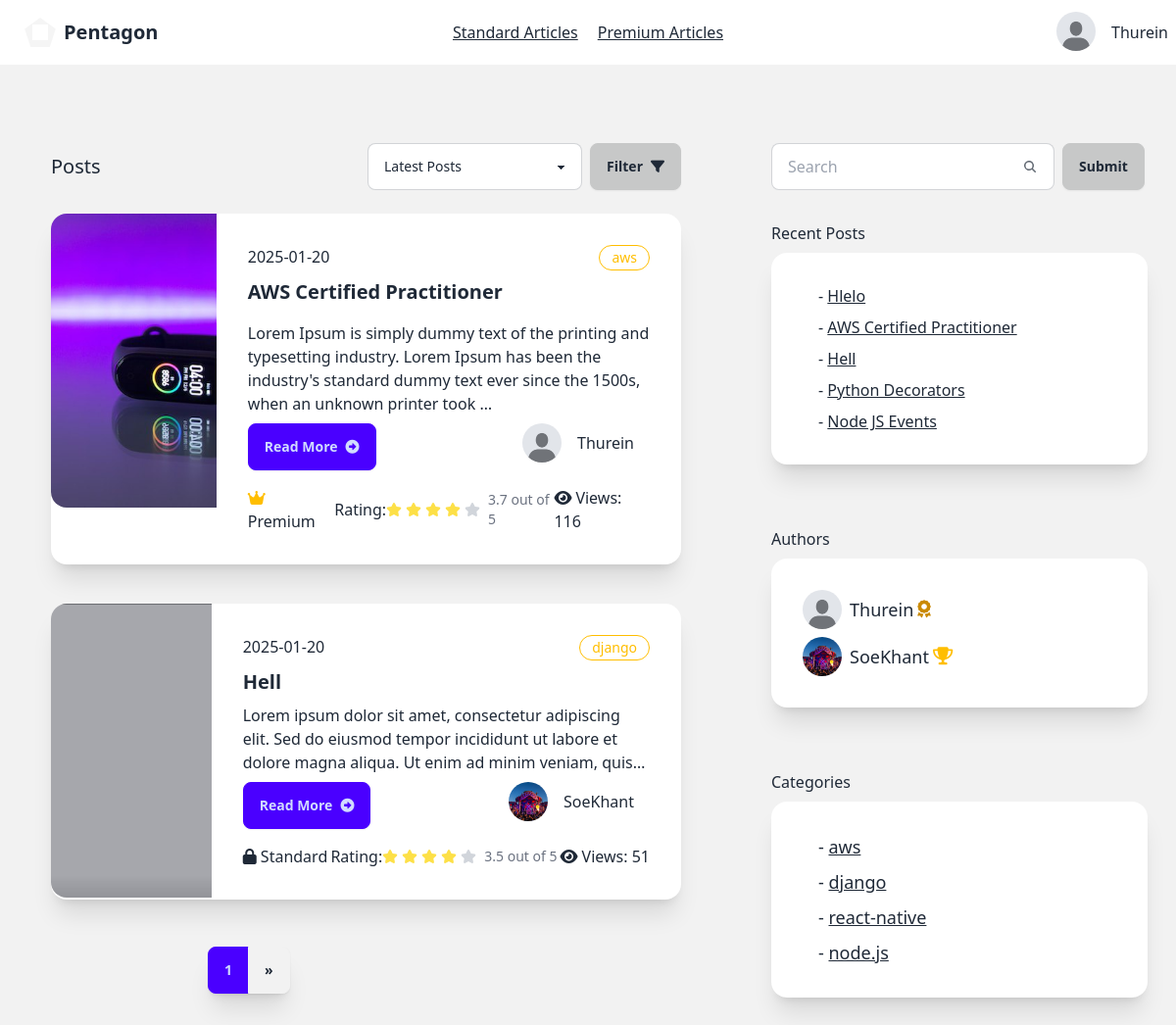
The app's page /reader/ (signed in) with its own data.
### account/models.py (models this page shows, shortened)
class AccountStatus(models.Model):
    is_verified=models.BooleanField(default=False)
    profile=models.ImageField(max_length=100, blank=True,default="account/default.jpeg",null=True,upload_to="media/account")
    user=models.ForeignKey(User, on_delete=models.CASCADE,related_name="account_status")
    rank=models.CharField(max_length=20,blank=True, default="Silver")
    created_at=models.DateTimeField(auto_now=True)

### writer/models.py (models this page shows, shortened)
class Article(models.Model):
    CATEGORY_CHOICES = [
        ('flutter', 'Flutter'),
        ('react-native', 'React Native'),
        ('node.js', 'Node.JS'),
        ('spring-boot','Spring Boot'),
        ('laravel','Laravel'),
        ('django',"Django"),
        ('aws',"AWS"),
        ('web-development','Web Development'),
        ('mobile-development','Mobile Development'),
        ('cloud','Cloud Architect')
    ]
    title=models.CharField(max_length=100)
    content=models.TextField(
        validators=[
            MinLengthValidator(40, message="Content must be at least 40 characters long.")
        ]
    )
    author=models.ForeignKey(User, on_delete=models.CASCADE)
    view_count = models.PositiveIntegerField(default=0)
    posted_at=models.DateTimeField(auto_now_add=True)
    is_premium=models.BooleanField(default=False)
    is_standard=models.BooleanField(default=False)
    photo=models.ImageField(default='article/default.jpeg', blank=True, null=True,upload_to="article/")
    category = models.CharField(
        max_length=20,
        choices=CATEGORY_CHOICES,
        default='web-development',
        blank=False,
        null=False
    )
    def get_rating(self):
        reviews = self.article_review.all()
        if reviews:
            total_rating = sum(review.rating for review in reviews)
            return total_rating / len(reviews)
        else:
            return 0
    def get_author_name(self):
        return self.author.username
    def get_account_status(self):
        try:
            return self.author.account_status.first()
        except AccountStatus.DoesNotExist:
            return None
    def __str__(self):
        return self.title

class ArticleReview(models.Model):
    article=models.ForeignKey(Article, on_delete=models.CASCADE,related_name="article_review")
    user=models.ForeignKey(User, on_delete=models.CASCADE, related_name="article_reviewer")
    comment=models.TextField(blank=True, null=True)
    rating=models.FloatField(default=0,blank=True, null=True)
    posted_at=models.DateTimeField(auto_now_add=True)

class RecentArticle(models.Model):
    user=models.ForeignKey(User, on_delete=models.CASCADE)
    article=models.ForeignKey(Article, on_delete=models.CASCADE)
    created_at=models.DateTimeField(auto_now=True)

### reader/views.py (the view, shortened to what this page needs)
# urls.py: path('',views.client_home,name="client-home"),
@login_required(login_url="sign-in")
def client_home(request):
    recent_articles=RecentArticle.objects.filter(user=request.user).select_related("article").order_by("-created_at")[:5]
    query=request.GET.get("search","")
    articles=Article.objects.all()
    paginator=Paginator(articles,2)
    page_number=request.GET.get("page")
    page_object=paginator.get_page(page_number)
    accounts=AccountStatus.objects.exclude(user__username="admin")
    categories=Article.objects.values('category').distinct()
    context={
        'account_status':get_account_status(request),
        'accounts':accounts,
        'categories':categories,
        "page_objects":page_object,
        "recent_articles":recent_articles
    }
    return render(request, "reader/home.html",context)

### reader/views.py (called while the page is built)
def get_account_status(request):
    account_status = AccountStatus.objects.get(user=request.user)
    return account_status

### reader/templates/reader/home.html (shortened to what this page needs)
{% extends 'reader/base.html' %}
{% block content %}
    <div class=" bg-base-200 min-h-screen flex w-100">
        <div class="grid grid-cols-8 gap-2 ">
            <div class="col-start-1 col-span-5 mt-12 mx-5">
                <div class="card">
                    <div class="card-body">
                       <div class="flex justify-between items-center">
                        <p class="text-xl">Posts</p>
                        <div class="flex w-80">
                          <select id="postFilter" class="select select-bordered w-full max-w-xs ">
                            <option  selected>Latest Posts</option>
                          </select>
                          <button id="applyFilterBtn" class="btn btn-active ml-2">Filter <i class="fa-solid fa-filter"></i></button>
                        </div>
                       </div>
                        {% for article in page_objects %}
              <div class="card card-side bg-base-100 shadow-xl my-4">
                <figure class="w-11/12 h-5/6">
                    <img
                      class="object-cover"
                      style="min-height:300px;"
                      src="{{article.photo.url}}"
                      alt="Movie" />
                  </figure>
                <div class="card-body">
                  <div class="flex">
                    <p>{{article.posted_at|date:'Y-m-d'}}</p>
                    <div class="badge badge-warning badge-outline p-3">{{article.category}}</div>
                  </div>
                  <h2 class="card-title font-bold">{{article.title}}</h2>
                  <p class="line-clamp-3">{{article.content|safe|truncatewords:30}}</p>
                  <div class="card-actions justify-between">
                    <a href="{% url 'post-detail' article.id %}" class="btn btn-primary"> Read More<i class="fa-solid fa-circle-right"></i></a>
                    <div>
                        <div class="flex-row flex items-center">
                            <div class="avatar">
                                <div class="w-10 rounded-full">
                                    <img
                                    style="object-fit: cover;width:100%;height:100%"
                                    alt="Tailwind CSS Navbar component"
                                    src="{{article.get_account_status.profile.url}}" />
                                </div>
                              </div>
                              <h2 class="mx-4">{{article.get_author_name}}</h2>
                        </div>
                    </div>
                  </div>
                  <div class="flex justify-between items-center mt-2">
                    <div>
                        {% if article.is_premium %}
                        <i class="fa-solid fa-crown text-warning"></i>
                        Premium
                        {% elif article.is_standard %}
                        <i class="fa-solid fa-lock"></i>
                        Standard
                        {% else %}
                        <i class="fa-solid fa-lock-open"></i>
                        Free
                        {% endif %}
                    </div>
                    <div class="flex items-center">
                      Rating:
                      <div class="flex">
                      </div>
                      <div class="">
                        <p class="ms-1 text-sm font-medium text-gray-500 dark:text-gray-400">{{article.get_rating|floatformat:1}} out of 5</p>
                      </div>
                    </div>
                    <div class="">
                        <i class="fa-solid fa-eye mr-1"></i>Views:
                       {{article.view_count}}
                    </div>
                  </div>
                </div>
              </div>
              {% endfor %}
                    </div>
                </div>
                  <div class="join ml-48 mb-12 shadow-xl">
                    <button class="join-item btn btn-primary">{{page_objects.number}}</button>
                    {% if page_objects.has_next %}
                    <a href="?page={{page_objects.next_page_number}}" class="join-item btn">»</a>
                    {% endif %}
                  </div>
            </div>
            <div class="col-start-6 col-span-2 mt-20">
                <div class="flex-row">
                  <div class="ml-8">
                    <form action="" class="flex" method="get">
                      <label class="input input-bordered flex items-center gap-2">
                        <input type="text" class="grow" name="search" placeholder="Search" />
                        <svg
                          xmlns="http://www.w3.org/2000/svg"
                          viewBox="0 0 16 16"
                          fill="currentColor"
                          class="h-4 w-4 opacity-70">
                          <path
                            fill-rule="evenodd"
                            d="M9.965 11.026a5 5 0 1 1 1.06-1.06l2.755 2.754a.75.75 0 1 1-1.06 1.06l-2.755-2.754ZM10.5 7a3.5 3.5 0 1 1-7 0 3.5 3.5 0 0 1 7 0Z"
                            clip-rule="evenodd" />
                        </svg>
                      </label>
                      <input type="submit" value="Submit" class="btn btn-active ml-2">
                    </form>
                  </div>
                  <div class="card">
                    <div class="card-body">
                        Recent Posts
                        <div class="card bg-base-100 w-96 shadow-xl">
                            <div class="card-body">
                               {% for article in recent_articles %}
                               <div class="flex-row flex items-center">
                                     <h2 class="mx-4">- <a href="{% url 'post-detail' article.article.id %}" class="link">{{article.article}}</a></h2>
                               </div>
                               {% endfor %}
                            </div>
                          </div>
                      </div>
                    </div>
                  <div class="card">
                    <div class="card-body">
                        Authors
                        <div class="card bg-base-100 w-96 shadow-xl">
                            <div class="card-body">
                               {% for account in accounts %}
                               <div class="flex-row flex items-center">
                                <div class="avatar">
                                    <div class="w-10 rounded-full">
                                      <img src="{{account.profile.url}}" />
                                    </div>
                                  </div>
                                     <h2 class="mx-2 text-lg flex items-center">{{account.user.username}}
                                      {% if account.rank == "Platinum" %}
                                     <i class="fa-solid fa-trophy text-warning ml-1"></i>
                                     {% elif account.rank == "Gold" %}
                                     <i class="fa-solid fa-award  text-yellow-600	ml-1"></i>
                                     {% else %}
                                     <i class="fa-solid fa-medal ml-1"></i>
                                     </h2>
                                     {% endif %}
                               </div>
                               {% endfor %}
                            </div>
                          </div>
                      </div>
                    </div>
                    <div class="card">
                      <div class="card-body">
                          Categories
                          <div class="card bg-base-100 w-96 shadow-xl">
                              <div class="card-body">
                                 {% for category in categories %}
                                 <div class="flex-row flex items-center">
                                       <h2 class="mx-4 text-lg">- <a href="{% url 'category' category.category  %}" class="link">{{category.category}}</a></h2>
                                 </div>
                                 {% endfor %}
                              </div>
                            </div>
                        </div>
                      </div>
                </div>
                </div>
            </div>
    </div>
{% endblock  %}

### reader/templates/reader/base.html (shortened to what this page needs)
{% load static %}
<!DOCTYPE html>
<html lang="en">
<head>
    <link href="https://cdn.jsdelivr.net/npm/daisyui@latest/dist/full.min.css" rel="stylesheet" type="text/css" />
    <link href="{% static 'fontawesomefree/css/fontawesome.css' %}" rel="stylesheet" type="text/css">
    <link href="{% static 'fontawesomefree/css/brands.css' %}" rel="stylesheet" type="text/css">
    <link href="{% static 'fontawesomefree/css/solid.css' %}" rel="stylesheet" type="text/css">
</head>
<body>
    <div class="navbar bg-base-100">
        <div class="navbar-start">
          <a href="{% url 'home' %}" class="btn btn-ghost text-xl"><div class="mask mask-pentagon w-8 h-8 border-8 border-neutral-100	"></div>Pentagon</a>
        </div>
        <div class="navbar-center gap-5">
            <a id="standard" href="{% url 'standard-posts' %}" class=" link ">Standard Articles</a>
            <a  href="{% url 'premium-posts' %}" class="link">Premium Articles</a>
          </div>
        <div class="navbar-end gap-3">
          {% if user.is_authenticated %}
          <div class="dropdown dropdown-end">
            <div tabindex="0" role="button" class="btn btn-ghost btn-circle avatar">
              <div class="w-10 rounded-full">
                <img
                  style="object-fit: contain;width:100%;height:100%"
                  alt="Tailwind CSS Navbar component"
                  src="{{account_status.profile.url}}" />
              </div>
            </div>
          </div>
          {{user}}
          {% else %}
          <a href="{% url 'sign-up' %}" class="btn">Sign Up</a>
          <a href="{% url 'sign-in' %}" class="btn">Sign In</a>
          {% endif %}
        </div>
       </div>
    {% block content %}
    {% endblock  %}
    <script src="https://cdn.tailwindcss.com"></script>
</body>
</html>

### records on screen
AccountStatus: profile (placeholder picture), user.username "Thurein", rank "Gold" (drawn)
Article: photo (picture), posted_at "2025-01-20", category "aws", title "AWS Certified Practitioner", content "Lorem Ipsum is simply dummy text of the printing and typesetting industry. Lorem Ipsum has been the industry's standard dummy text ever since the 1500s, when an unknown printer took …", get_account_status.profile (placeholder picture), get_author_name "Thurein", is_premium True (drawn), get_rating "3.7", view_count "116"
Article: photo (picture), posted_at "2025-01-20", category "django", title "Hell", content "Lorem ipsum dolor sit amet, consectetur adipiscing elit. Sed do eiusmod tempor incididunt ut labore et dolore magna aliqua. Ut enim ad minim veniam,…", get_account_status.profile (picture), get_author_name "SoeKhant", is_premium False (drawn), get_rating "3.5", view_count "51"
RecentArticle: article "Hlelo"
RecentArticle: article "AWS Certified Practitioner"
RecentArticle: article "Hell"
RecentArticle: article "Python Decorators"
RecentArticle: article "Node JS Events"
AccountStatus: profile (picture), user.username "SoeKhant", rank "Platinum" (drawn)
Article: category "react-native"
Article: category "node.js"

### other values on screen
{{ user }} "Thurein"
{{ page_objects.number }} "1"
{{ category.category }} "aws" "django"
